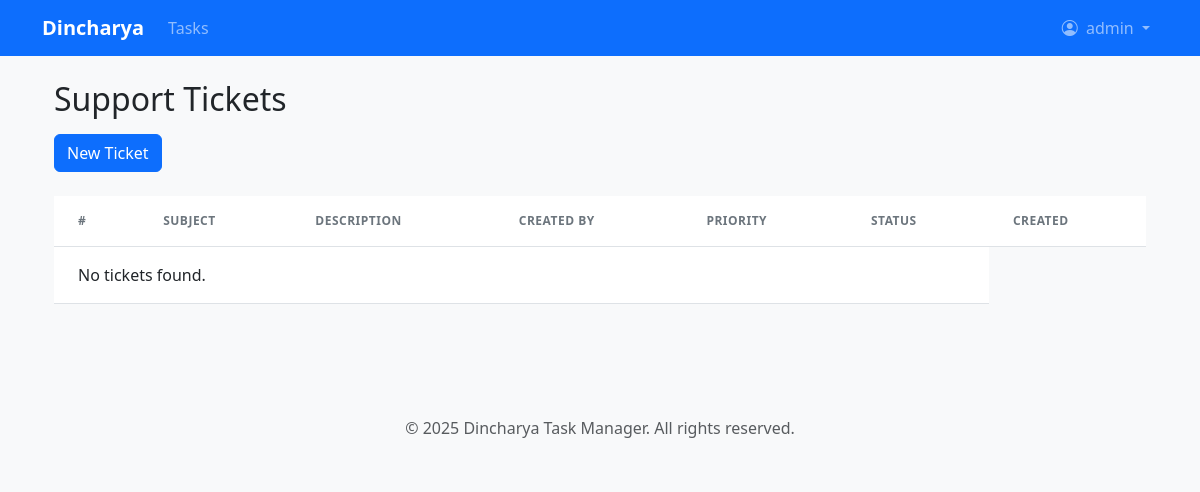
The page /support/ (signed in) on the database as committed earlier.
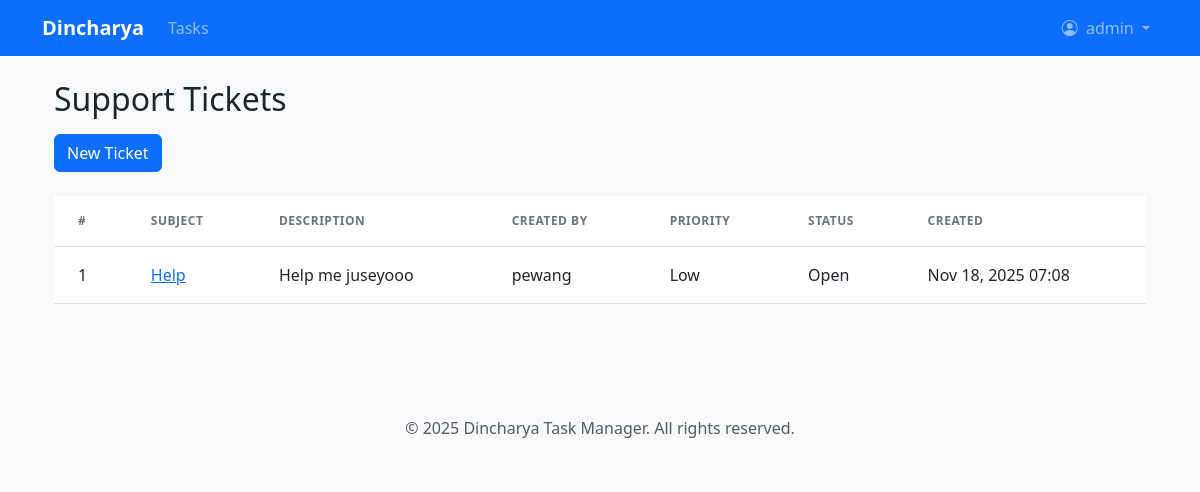
The same page on the database as committed later.
### scheduler/models.py (models this page shows, shortened)
class SupportTicket(models.Model):
    STATUS_CHOICES = (
        ('open', 'Open'),
        ('in_progress', 'In Progress'),
        ('resolved', 'Resolved'),
        ('closed', 'Closed'),
    )
    PRIORITY_CHOICES = (
        ('low', 'Low'),
        ('medium', 'Medium'),
        ('high', 'High'),
    )
    subject = models.CharField(max_length=200)
    description = models.TextField()
    created_by = models.ForeignKey(CustomUser, related_name='support_tickets', on_delete=models.CASCADE)
    assigned_to = models.ForeignKey(CustomUser, related_name='assigned_support_tickets', on_delete=models.SET_NULL, null=True, blank=True)
    status = models.CharField(max_length=20, choices=STATUS_CHOICES, default='open')
    priority = models.CharField(max_length=10, choices=PRIORITY_CHOICES, default='medium')
    created_at = models.DateTimeField(auto_now_add=True)
    updated_at = models.DateTimeField(auto_now=True)
    class Meta:
        ordering = ['-created_at']

class CustomUser(AbstractUser):
    ROLE_CHOICES = (
        ('supervisor', 'Supervisor'),
        ('intern', 'Intern'),
    )
    role = models.CharField(max_length=20, choices=ROLE_CHOICES, default='intern')

### scheduler/decorators.py (the view)
    def wrapper(request, *args, **kwargs):
        if request.user.role != 'supervisor':
            return HttpResponseForbidden("Only supervisors can access this page.")
        return view_func(request, *args, **kwargs)

### scheduler/views.py (called while the page is built)
@login_required
@supervisor_required
def support_ticket_list(request):
    tickets = SupportTicket.objects.all().select_related('created_by', 'assigned_to')[:50]
    return render(request, 'support/ticket_list.html', {'tickets': tickets})

### templates/support/ticket_list.html (shortened to what this page needs)
{% extends 'base.html' %}
{% block content %}
<div class="container py-4">
    <h2>Support Tickets</h2>
    <div class="mt-3">
        <a href="{% url 'support_create' %}" class="btn btn-primary">New Ticket</a>
    </div>
    <div class="mt-4">
        <table class="table">
            <thead>
                <tr>
                    <th>#</th>
                    <th>Subject</th>
                    <th>Description</th>
                    <th>Created By</th>
                    <th>Priority</th>
                    <th>Status</th>
                    <th>Created</th>
                </tr>
            </thead>
            <tbody>
                {% for t in tickets %}
                <tr>
                    <td>{{ t.id }}</td>
                    <td><a href="{% url 'support_detail' t.id %}">{{ t.subject }}</a></td>
                    <td style="max-width:420px; white-space:normal;">{{ t.description|linebreaksbr|truncatechars:200 }}</td>
                    <td>{{ t.created_by.get_full_name|default:t.created_by.username }}</td>
                    <td>{{ t.get_priority_display }}</td>
                    <td>{{ t.get_status_display }}</td>
                    <td>{{ t.created_at|date:"M d, Y H:i" }}</td>
                </tr>
                {% empty %}
                <tr>
                    <td colspan="6">No tickets found.</td>
                </tr>
                {% endfor %}
            </tbody>
        </table>
    </div>
</div>
{% endblock %}

Rows that differ between the two databases and show on the page:
added SupportTicket: id "1", subject "Help", description "Help me juseyooo", created_by.get_full_name "pewang", priority "Low", status "Open", created_at "Nov 18, 2025 07:08"
Other text that changed with them:
text no longer shown: "No tickets found."
